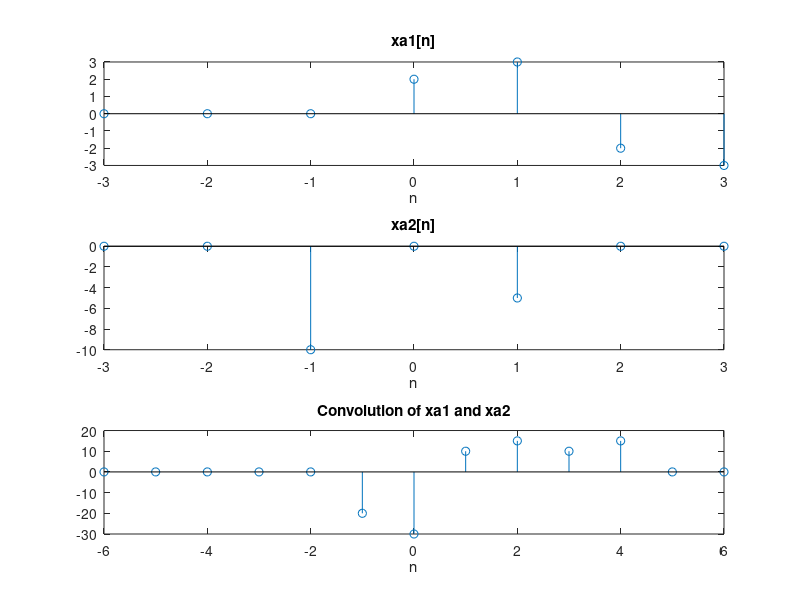
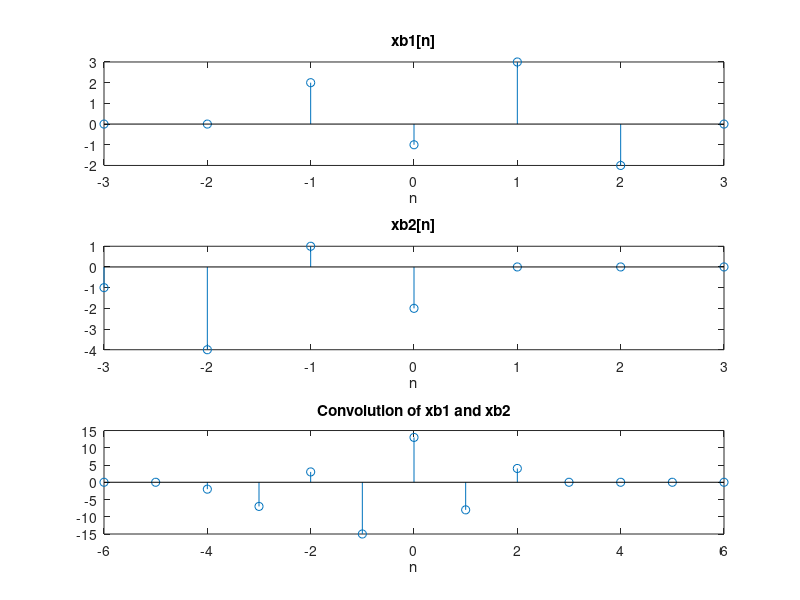
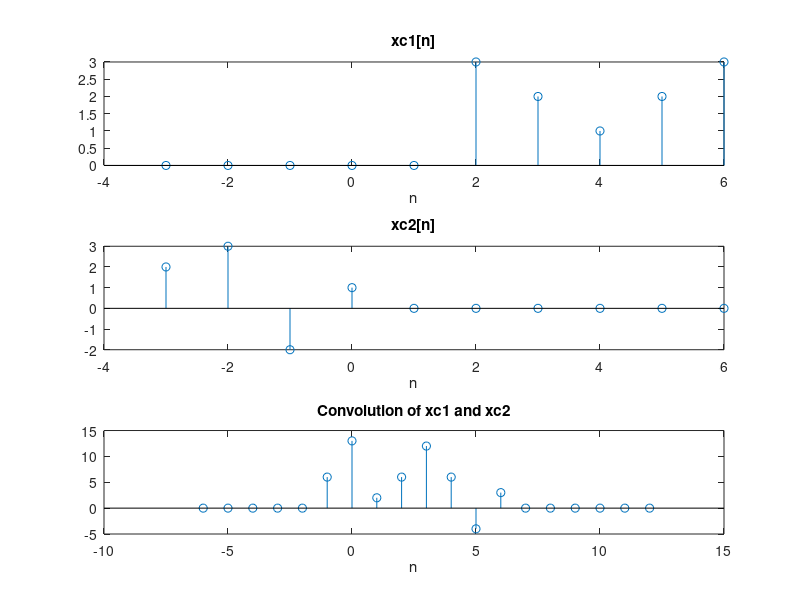
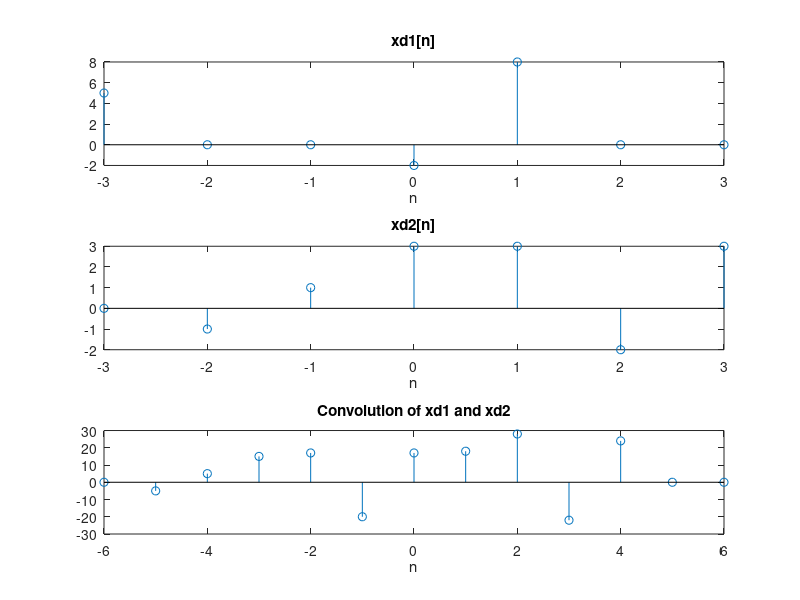

Source code (MATLAB) for these figures, in order:
clc
close all

n = -3:3;                         % Full range for all (except c)
nconv = -6:6;                     % Full range for convolution

nc = -3:6;                        % C has different range
ncconv = -6:12;                   % Better to do this way

ne = -1:1;
neconv = -2:2;
neconv2 = -4:4;

%% Vectors for convolution
% n = [-3, -2, -1, 0, 1, 2, 3];

xa1 = [0, 0, 0, 2, 3, -2, -3];    % 2 is n = 0
xa2 = [0, 0, -10, 0, -5, 0, 0];   % 0 is n = 0

xb1 = [0, 0, 2, -1, 3, -2, 0];    % -1 is n = 0
xb2 = [-1, -4, 1, -2, 0, 0, 0];   % -2 is n = 0

xc1 = [0, 0, 0, 0, 0, 3, 2, 1, 2, 3];
xc2 = [2, 3, -2, 1, 0, 0, 0, 0, 0, 0];

xd1 = [5, 0, 0, -2, 8, 0, 0];
xd2 = [0, -1, 1, 3, 3, -2, 3];

% E has triple convolution

% E vectors first half
xe11 = [1, 0, 0];
xe12 = [0, 1, -1];

% E vectors second half
xe21 = [0, 1, -1];
xe22 = [1, -1, 0];

%% Convolution Occurs Here
ya = conv(xa1, xa2);
yb = conv(xb1, xb2);
yc = conv(xc1, xc2);
yd = conv(xd1, xd2);

% E convolves 3 times

% E convolution first half
ye1 = conv(xe11, xe12);

% E convolution second half
ye2 = conv(xe21, xe22);

% E full convolution
yef = conv(ye1, ye2); % this might blow up


% Debug display to see if results are as expected
disp("x1: ");
disp(ye1);
disp("x2: ");
disp(ye2);
disp("Convolution result: ");
disp(yef);
disp("Index range: ");
disp(neconv2);

%% Plots for A
figure;
subplot(3,1,1);
stem(n,xa1);
title("xa1[n]");
xlabel("n");

subplot(3,1,2);
stem(n,xa2);
title("xa2[n]");
xlabel("n");

subplot(3,1,3);
stem(nconv,ya);
title("Convolution of xa1 and xa2");
xlabel("n");

%% Plots for B
figure;
subplot(3,1,1);
stem(n,xb1);
title("xb1[n]");
xlabel("n");

subplot(3,1,2);
stem(n,xb2);
title("xb2[n]");
xlabel("n");

subplot(3,1,3);
stem(nconv,yb);
title("Convolution of xb1 and xb2");
xlabel("n");
%% Plots for C
figure;
subplot(3,1,1);
stem(nc,xc1);
title("xc1[n]");
xlabel("n");

subplot(3,1,2);
stem(nc,xc2);
title("xc2[n]");
xlabel("n");

subplot(3,1,3);
stem(ncconv,yc);
title("Convolution of xc1 and xc2");
xlabel("n");
%% Plots for D
figure;
subplot(3,1,1);
stem(n,xd1);
title("xd1[n]");
xlabel("n");

subplot(3,1,2);
stem(n,xd2);
title("xd2[n]");
xlabel("n");

subplot(3,1,3);
stem(nconv,yd);
title("Convolution of xd1 and xd2");
xlabel("n");
%% Plots for E

% First Convolution
figure;
subplot(3,1,1);
stem(ne,xe11);
title("xe11[n]");
xlabel("n");

subplot(3,1,2);
stem(ne,xe12);
title("xe12[n]");
xlabel("n");

subplot(3,1,3);
stem(neconv,ye1);
title("Convolution of xe11 and xe12");
xlabel("n");

% Second Convolution
figure;
subplot(3,1,1);
stem(ne,xe21);
title("xe21[n]");
xlabel("n");

subplot(3,1,2);
stem(ne,xe22);
title("xe22[n]");
xlabel("n");

subplot(3,1,3);
stem(neconv,ye2);
title("Convolution of xe21 and xe22");
xlabel("n");

% Full Convolution

figure;
subplot(3,1,1);
stem(neconv,ye1);
title("ye1[n]");
xlabel("n");

subplot(3,1,2);
stem(neconv,ye2);
title("ye2[n]");
xlabel("n");

subplot(3,1,3);
stem(neconv2,yef);
title("Full Convolution of ye");
xlabel("n");

%% B. Proof of Convolution via DTFT

% VARIABLES USED
% xd1, xd2, yd, n

% n = -3:3;                         % Full range for all (except c)
% nconv = -6:6;                     % Full range for convolution
% 
% xd1 = [5, 0, 0, -2, 8, 0, 0];
% xd2 = [0, -1, 1, 3, 3, -2, 3];
% 
% yd = conv(xd1, xd2);

omega = -pi:pi/10000:pi;

X1 = zeros(size(omega));
X2 = zeros(size(omega));
Y  = zeros(size(omega));

for nn = 1:length(n)
    X1 = X1 + xd1(nn) * exp(-1i * n(nn) * omega);
end

for nn = 1:length(n)
    X2 = X2 + xd2(nn) * exp(-1i * n(nn) * omega);
end

for nn = 1:length(nconv)
    Y = Y + yd(nn) * exp(-1i * nconv(nn) * omega);
end

X1_X2 = X1 .* X2;

%% Figures sampled from MATLAB notes on BB
figure
subplot(311)
stem(n,xd1)
xlabel('n')
ylabel('x_1[n]')
title('unit sample sequence')

subplot(312)
plot(omega,abs(X1))
xlabel('\omega')
ylabel('|X_1(e^{j\omega})|')

subplot(313)
plot(omega,angle(X1))
xlabel('\omega')
ylabel('\angle X_1(e^{j\omega}) [rad]')

figure
subplot(311)
stem(n,xd2)
xlabel('n')
ylabel('x_2[n]')
title('unit sample sequence')

subplot(312)
plot(omega,abs(X2))
xlabel('\omega')
ylabel('|X_2(e^{j\omega})|')

subplot(313)
plot(omega,angle(X2))
xlabel('\omega')
ylabel('\angle X_2(e^{j\omega}) [rad]')

% Graphs for X1 * X2
figure

subplot(211)
plot(omega,abs(X1_X2))
xlabel('\omega')
ylabel('|(X_1 \cdot X_2)(e^{j\omega})|')

subplot(212)
plot(omega,angle(X1_X2))
xlabel('\omega')
ylabel('\angle (X_1 \cdot X_2)(e^{j\omega}) [rad]')


% Convolution Result in frequency domain

figure
subplot(311)
stem(nconv,yd)
xlabel('n')
ylabel('Y[n]')
title('unit sample sequence')

subplot(312)
plot(omega,abs(Y))
xlabel('\omega')
ylabel('|Y(e^{j\omega})|')

subplot(313)
plot(omega,angle(Y))
xlabel('\omega')
ylabel('\angle Y(e^{j\omega}) [rad]')
